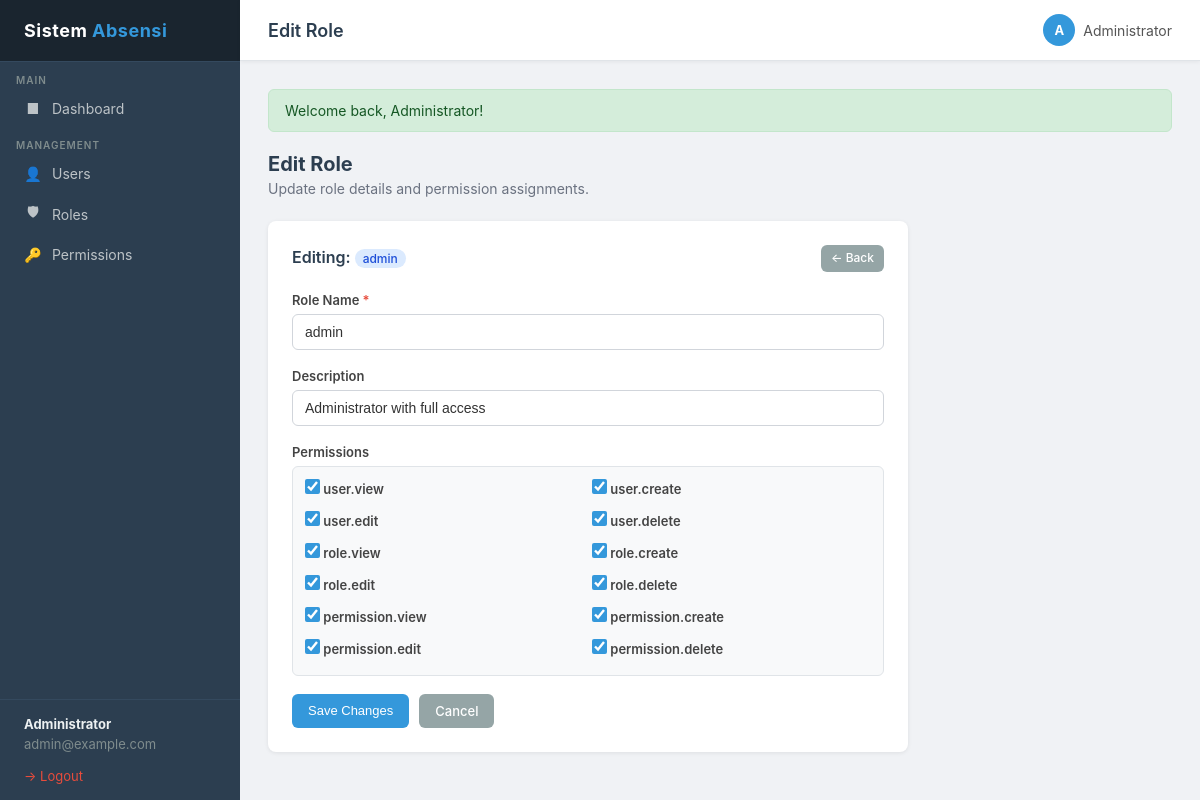
The app's page /index.php?page=roles&action=edit&id=1 (signed in) with its own data.
### tables this page shows
CREATE TABLE IF NOT EXISTS roles (
    id          INT AUTO_INCREMENT PRIMARY KEY,
    name        VARCHAR(50) UNIQUE NOT NULL,
    description VARCHAR(255),
    created_at  TIMESTAMP DEFAULT CURRENT_TIMESTAMP
);

CREATE TABLE IF NOT EXISTS permissions (
    id          INT AUTO_INCREMENT PRIMARY KEY,
    name        VARCHAR(100) UNIQUE NOT NULL,
    description VARCHAR(255),
    created_at  TIMESTAMP DEFAULT CURRENT_TIMESTAMP
);

### controllers/RoleController.php (called while the page is built, shortened)
<?php
require_once __DIR__ . '/../core/Auth.php';
require_once __DIR__ . '/../models/Role.php';
require_once __DIR__ . '/../models/Permission.php';
class RoleController {
    public function edit(int $id): void {
        $role = Role::findById($id);
        $permissions    = Permission::findAll();
        $rolePerms      = Role::getPermissions($id);
        $rolePermIds    = array_column($rolePerms, 'id');
        require __DIR__ . '/../views/roles/edit.php';
    }
}

### core/Database.php (called while the page is built, shortened)
<?php
class Database {
    private static ?Database $instance = null;
    private PDO $pdo;
    private function __construct() {
        $dsn = 'mysql:host=' . DB_HOST . ';dbname=' . DB_NAME . ';charset=utf8mb4';
        $options = [
            PDO::ATTR_ERRMODE            => PDO::ERRMODE_EXCEPTION,
            PDO::ATTR_DEFAULT_FETCH_MODE => PDO::FETCH_ASSOC,
            PDO::ATTR_EMULATE_PREPARES   => false,
        ];
        try {
            $this->pdo = new PDO($dsn, DB_USER, DB_PASS, $options);
        } catch (PDOException $e) {
            die('Database connection failed: ' . $e->getMessage());
        }
    }
    public static function getInstance(): Database {
        if (self::$instance === null) {
            self::$instance = new self();
        }
        return self::$instance;
    }
    public function query(string $sql, array $params = []): PDOStatement {
        $stmt = $this->pdo->prepare($sql);
        $stmt->execute($params);
        return $stmt;
    }
    public function fetch(string $sql, array $params = []): array|false {
        return $this->query($sql, $params)->fetch();
    }
    public function fetchAll(string $sql, array $params = []): array {
        return $this->query($sql, $params)->fetchAll();
    }
}

### models/Role.php (called while the page is built, shortened)
<?php
require_once __DIR__ . '/../core/Database.php';
class Role {
    public static function findById(int $id): array|false {
        $db = Database::getInstance();
        return $db->fetch('SELECT * FROM roles WHERE id = ?', [$id]);
    }
    public static function getPermissions(int $roleId): array {
        $db = Database::getInstance();
        return $db->fetchAll(
            'SELECT p.* FROM permissions p
             INNER JOIN role_permissions rp ON rp.permission_id = p.id
             WHERE rp.role_id = ?',
            [$roleId]
        );
    }
}

### core/Auth.php (called while the page is built, shortened)
<?php
class Auth {
    public static function hasPermission(string $permission): bool {
        $permissions = $_SESSION['auth_permissions'] ?? [];
        return in_array($permission, $permissions, true);
    }
}

### models/Permission.php (called while the page is built, shortened)
<?php
require_once __DIR__ . '/../core/Database.php';
class Permission {
    public static function findAll(): array {
        $db = Database::getInstance();
        return $db->fetchAll('SELECT * FROM permissions ORDER BY id ASC');
    }
}

### views/roles/edit.php (the view, shortened to what this page needs)
<?php
require __DIR__ . '/../../views/layouts/header.php';
?>
<div class="page-header">
    <h2>Edit Role</h2>
    <p>Update role details and permission assignments.</p>
</div>
<div class="card" style="max-width:640px;">
    <div class="card-header">
        <span class="card-title">Editing: <span class="badge badge-blue"><?= htmlspecialchars($role['name']) ?></span></span>
        <a href="<?= BASE_URL ?>/index.php?page=roles&action=index" class="btn btn-secondary btn-sm">&larr; Back</a>
    </div>
    <form action="<?= BASE_URL ?>/index.php?page=roles&action=update&id=<?= $role['id'] ?>" method="POST">
        <div class="form-group">
            <label for="name">Role Name <span style="color:#e74c3c;">*</span></label>
            <input type="text" id="name" name="name" class="form-control"
                   value="<?= htmlspecialchars($_POST['name'] ?? $role['name']) ?>"
                   required>
        </div>
        <div class="form-group">
            <label for="description">Description</label>
            <input type="text" id="description" name="description" class="form-control"
                   value="<?= htmlspecialchars($_POST['description'] ?? $role['description']) ?>"
                   placeholder="Brief description of this role">
        </div>
        <div class="form-group">
            <label>Permissions</label>
            <?php if (!empty($permissions)): ?>
            <div class="checkbox-grid">
                <?php foreach ($permissions as $perm): ?>
                <label class="checkbox-item">
                    <input type="checkbox" name="permissions[]" value="<?= $perm['id'] ?>"
                        <?= in_array($perm['id'], $rolePermIds) ? 'checked' : '' ?>>
                    <?= htmlspecialchars($perm['name']) ?>
                </label>
                <?php endforeach; ?>
            </div>
            <?php else: ?>
            <p class="text-muted">No permissions available.</p>
            <?php endif; ?>
        </div>
        <div style="display:flex;gap:10px;margin-top:8px;">
            <button type="submit" class="btn btn-primary">Save Changes</button>
            <a href="<?= BASE_URL ?>/index.php?page=roles&action=index" class="btn btn-secondary">Cancel</a>
        </div>
    </form>
</div>
<?php require __DIR__ . '/../../views/layouts/sidebar.php'; ?>

### views/layouts/header.php (style rules this page uses)
*, *::before, *::after { box-sizing: border-box; margin: 0; padding: 0; }
body { font-family: -apple-system, BlinkMacSystemFont, 'Segoe UI', Roboto, Oxygen, sans-serif; background: #f0f2f5; color: #333; display: flex; min-height: 100vh; }
.card { background: #fff; border-radius: 8px; box-shadow: 0 1px 4px rgba(0,0,0,0.08); padding: 24px; margin-bottom: 24px; }
.card-header { display: flex; align-items: center; justify-content: space-between; margin-bottom: 20px; }
.card-title { font-size: 16px; font-weight: 600; color: #2c3e50; }
.badge { display: inline-block; padding: 2px 8px; border-radius: 12px; font-size: 12px; font-weight: 500; margin: 2px 2px 2px 0; }
.badge-blue { background: #dbeafe; color: #1d4ed8; }
.btn { display: inline-flex; align-items: center; gap: 6px; padding: 8px 16px; border-radius: 6px; border: none; cursor: pointer; font-size: 13px; font-weight: 500; text-decoration: none; transition: opacity 0.15s, background 0.15s; line-height: 1.4; }
.btn-primary { background: #3498db; color: #fff; }
.btn-secondary { background: #95a5a6; color: #fff; }
.btn-sm { padding: 5px 10px; font-size: 12px; }
.form-group { margin-bottom: 18px; }
.form-group label { display: block; font-size: 13px; font-weight: 600; color: #444; margin-bottom: 6px; }
.form-control { width: 100%; padding: 9px 12px; border: 1px solid #d1d5db; border-radius: 6px; font-size: 14px; color: #333; background: #fff; transition: border-color 0.15s, box-shadow 0.15s; outline: none; }
.checkbox-grid { display: grid; grid-template-columns: repeat(auto-fill, minmax(200px, 1fr)); gap: 8px; padding: 12px; background: #f8f9fa; border: 1px solid #e0e4e8; border-radius: 6px; max-height: 220px; overflow-y: auto; }
.checkbox-item { display: flex; align-items: center; gap: 8px; font-size: 13px; cursor: pointer; }
.checkbox-item input[type="checkbox"] { width: 15px; height: 15px; accent-color: #3498db; cursor: pointer; }
.page-header { margin-bottom: 24px; }
.page-header h2 { font-size: 20px; font-weight: 700; color: #2c3e50; }
.page-header p { font-size: 14px; color: #6b7280; margin-top: 4px; }

### records on screen
roles: name "admin", description "Administrator with full access"
permissions: id "☑", name "user.view"
permissions: id "☑", name "user.create"
permissions: id "☑", name "user.edit"
permissions: id "☑", name "user.delete"
permissions: id "☑", name "role.view"
permissions: id "☑", name "role.create"
permissions: id "☑", name "role.edit"
permissions: id "☑", name "role.delete"
permissions: id "☑", name "permission.view"
permissions: id "☑", name "permission.create"
permissions: id "☑", name "permission.edit"
permissions: id "☑", name "permission.delete"

### other values on screen
$authUser['name'] "Administrator"
$authUser['email'] "admin@example.com"
$pageTitle "Edit Role"
$initials "A"
$flash['message'] "Welcome back, Administrator!"
